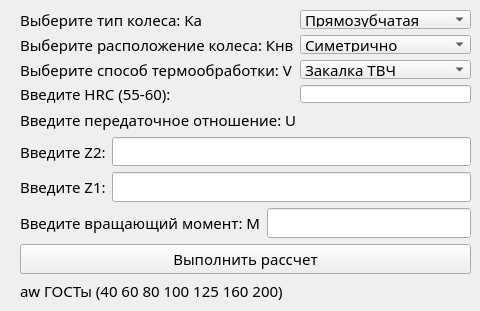
    <widget class="QWidget" name="tab_2">
     <attribute name="title">
      <string notr="true">Конструкторский расчёт</string>
     </attribute>
     <widget class="QWidget" name="layoutWidget">
      <property name="geometry">
       <rect>
        <x>20</x>
        <y>10</y>
        <width>451</width>
        <height>292</height>
       </rect>
      </property>
      <layout class="QVBoxLayout" name="verticalLayout_20">
       <item>
        <layout class="QVBoxLayout" name="verticalLayout_16">
         <item>
          <layout class="QVBoxLayout" name="verticalLayout_6">
           <item>
            <layout class="QGridLayout" name="gridLayout_2">
             <item row="0" column="0">
              <layout class="QVBoxLayout" name="verticalLayout_5">
               <item>
                <widget class="QLabel" name="label_3">
                 <property name="font">
                  <font>
                   <family>GOST type B</family>
                   <pointsize>11</pointsize>
                  </font>
                 </property>
                 <property name="text">
                  <string>Выберите тип колеса: Ka</string>
                 </property>
                </widget>
               </item>
               <item>
                <widget class="QLabel" name="label_11">
                 <property name="font">
                  <font>
                   <family>GOST type B</family>
                   <pointsize>11</pointsize>
                  </font>
                 </property>
                 <property name="text">
                  <string>Выберите расположение колеса: Кнв</string>
                 </property>
                </widget>
               </item>
               <item>
                <widget class="QLabel" name="label_4">
                 <property name="font">
                  <font>
                   <family>GOST type B</family>
                   <pointsize>11</pointsize>
                  </font>
                 </property>
                 <property name="text">
                  <string>Выберите способ термообработки: V</string>
                 </property>
                </widget>
               </item>
               <item>
                <widget class="QLabel" name="label_17">
                 <property name="enabled">
                  <bool>true</bool>
                 </property>
                 <property name="font">
                  <font>
                   <family>GOST type B</family>
                   <pointsize>11</pointsize>
                  </font>
                 </property>
                 <property name="text">
                  <string>Введите HRC (55-60):</string>
                 </property>
                </widget>
               </item>
              </layout>
             </item>
             <item row="0" column="1">
              <layout class="QVBoxLayout" name="verticalLayout_4">
               <item>
                <widget class="QComboBox" name="comboBox_2_1">
                 <property name="font">
                  <font>
                   <family>GOST type B</family>
                   <pointsize>11</pointsize>
                  </font>
                 </property>
                 <item>
                  <property name="text">
                   <string>Прямозубчатая</string>
                  </property>
                 </item>
                 <item>
                  <property name="text">
                   <string>Кривазубчатая</string>
                  </property>
                 </item>
                </widget>
               </item>
               <item>
                <widget class="QComboBox" name="comboBox_2_2">
                 <property name="font">
                  <font>
                   <family>GOST type B</family>
                   <pointsize>11</pointsize>
                  </font>
                 </property>
                 <item>
                  <property name="text">
                   <string>Симетрично</string>
                  </property>
                 </item>
                 <item>
                  <property name="text">
                   <string>Несеметрично</string>
                  </property>
                 </item>
                 <item>
                  <property name="text">
                   <string>Консоль</string>
                  </property>
                 </item>
                </widget>
               </item>
               <item>
                <widget class="QComboBox" name="comboBox_2_3">
                 <property name="font">
                  <font>
                   <family>GOST type B</family>
                   <pointsize>11</pointsize>
                  </font>
                 </property>
                 <item>
                  <property name="text">
                   <string>Закалка ТВЧ</string>
                  </property>
                 </item>
                 <item>
                  <property name="text">
                   <string>Улучшения</string>
                  </property>
                 </item>
                 <item>
                  <property name="text">
                   <string>Цементация</string>
                  </property>
                 </item>
                </widget>
               </item>
               <item>
                <widget class="QLineEdit" name="lineEdit_2_1">
                 <property name="font">
                  <font>
                   <family>GOST type B</family>
                   <pointsize>11</pointsize>
                  </font>
                 </property>
                </widget>
               </item>
              </layout>
             </item>
            </layout>
           </item>
           <item>
            <layout class="QGridLayout" name="gridLayout">
             <item row="1" column="1">
              <widget class="QLineEdit" name="lineEdit_2_2">
               <property name="font">
                <font>
                 <family>GOST type B</family>
                 <pointsize>11</pointsize>
                </font>
               </property>
              </widget>
             </item>
             <item row="2" column="1">
              <widget class="QLineEdit" name="lineEdit_2_3">
               <property name="font">
                <font>
                 <family>GOST type B</family>
                 <pointsize>11</pointsize>
                </font>
               </property>
              </widget>
             </item>
             <item row="1" column="0">
              <widget class="QLabel" name="label_15">
               <property name="font">
                <font>
                 <family>GOST type B</family>
                 <pointsize>11</pointsize>
                </font>
               </property>
               <property name="text">
                <string>Введите Z2:</string>
               </property>
              </widget>
             </item>
             <item row="2" column="0">
              <widget class="QLabel" name="label_16">
               <property name="font">
                <font>
                 <family>GOST type B</family>
                 <pointsize>11</pointsize>
                </font>
               </property>
               <property name="text">
                <string>Введите Z1:</string>
               </property>
              </widget>
             </item>
             <item row="0" column="0" colspan="2">
              <widget class="QLabel" name="label_13">
               <property name="font">
                <font>
                 <family>GOST type B</family>
                 <pointsize>11</pointsize>
                </font>
               </property>
               <property name="text">
                <string>Введите передаточное отношение: U</string>
               </property>
              </widget>
             </item>
            </layout>
           </item>
           <item>
            <layout class="QHBoxLayout" name="horizontalLayout_2">
             <item>
              <widget class="QLabel" name="label_12">
               <property name="font">
                <font>
                 <family>GOST type B</family>
                 <pointsize>11</pointsize>
                </font>
               </property>
               <property name="text">
                <string>Введите вращающий момент: M</string>
               </property>
              </widget>
             </item>
             <item>
              <widget class="QLineEdit" name="lineEdit_2_4">
               <property name="font">
                <font>
                 <family>GOST type B</family>
                 <pointsize>11</pointsize>
                </font>
               </property>
              </widget>
             </item>
            </layout>
           </item>
          </layout>
         </item>
         <item>
          <widget class="QPushButton" name="pushButton_2_1">
           <property name="font">
            <font>
             <family>GOST type B</family>
             <pointsize>11</pointsize>
            </font>
           </property>
           <property name="text">
            <string>Выполнить рассчет</string>
           </property>
          </widget>
         </item>
        </layout>
       </item>
       <item>
        <widget class="QLabel" name="label_18">
         <property name="font">
          <font>
           <family>GOST type B</family>
           <pointsize>11</pointsize>
          </font>
         </property>
         <property name="text">
          <string>aw ГОСТы (40 60 80 100 125 160 200)</string>
         </property>
        </widget>
       </item>
      </layout>
     </widget>
    </widget>
